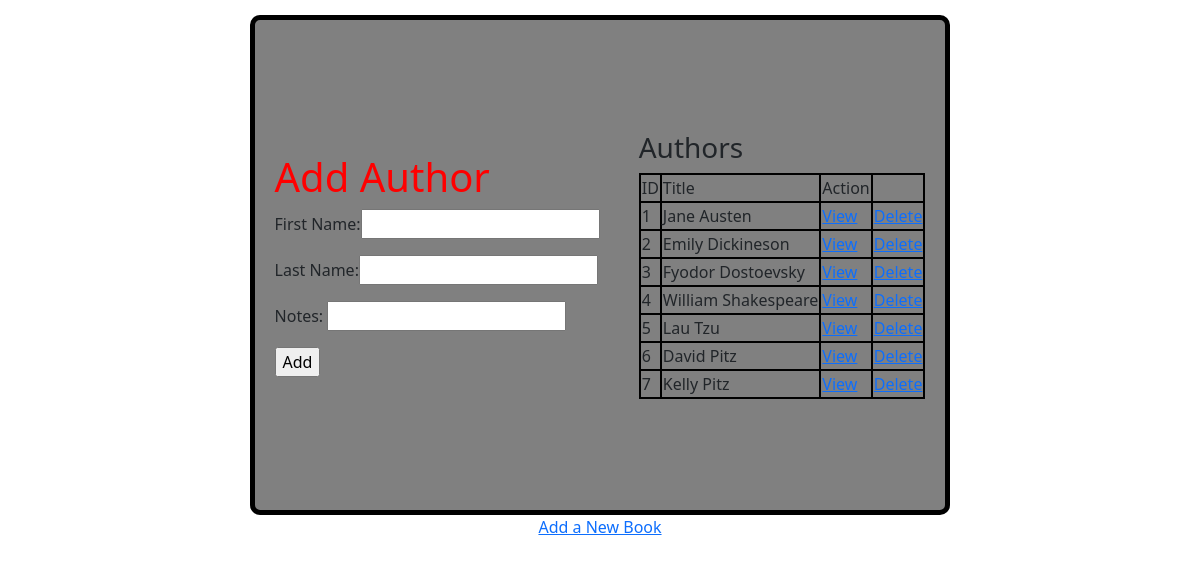
Page /author_home on the committed database.
### app/models.py (models this page shows)
class Author(models.Model):
    first_name = models.CharField(max_length=45)
    last_name = models.CharField(max_length=45)
    books = models.ManyToManyField(Book, related_name= 'authors')
    notes = models.TextField()
    created_at = models.DateTimeField(auto_now_add=True)
    updated_at = models.DateTimeField(auto_now=True)

### app/views.py (the view)
# urls.py: path('author_home', views.author_home),
def author_home(request):
    context = {
        'authors': Author.objects.all()
    }
    return render(request, 'author_home.html', context)

### app/templates/author_home.html (shortened to what this page needs)
<!DOCTYPE html>
<html lang="en">
<head>
    <link href="https://cdn.jsdelivr.net/npm/bootstrap@5.0.0-beta3/dist/css/bootstrap.min.css" rel="stylesheet">
    {% load static %}
	<link rel="stylesheet" href="{% static 'css/style.css' %}">
</head>
<body>
    <div id="container">
        <div id="add">
            <h1>Add Author</h1>
            <form action="/create_auth" method="post">
                <p>First Name:<input type="text" name='first_name'></p>
                <p>Last Name:<input type="text" name='last_name'></p>
                <p>Notes: <input type="text" name="notes"></p>
                <input type="submit" value="Add">
            </form>
        </div>
        <div id="table">
            <table>
                <thead>
                    <h3>Authors</h3>
                    <td>ID</td>
                    <td>Title</td>
                    <td>Action</td>
                    <td></td>
                </thead>
                <tbody>
                {%for author in authors%}
                    <tr>
                        <td>{{author.id}}</td>
                        <td>{{author.first_name}} {{author.last_name}}</td>
                        <td><a href="/author/{{author.id}}">View</a></td>
                        <td><a href="/delete_author/{{author.id}}">Delete</a></td>
                    </tr>
                {%endfor%}
                </tbody>
            </table>
        </div>
    </div>
    <p id ='switch'><a href="/">Add a New Book</a></p>
</body>
</html>

### app/static/css/style.css (style rules this page uses)
* { margin: auto; }
#container { background-color: gray; width: 700px; height: 500px; display: flex; justify-content: space-between; align-items: center; border-color: black; border-style: solid; border-width: 5px; border-radius: 10px; margin-top: 15px; }
h1 { color: red; }
table { border-color: black; border-style: solid; border-width: 2px; }
tr { border-color: black; border-style: solid; border-width: 2px; }
td { border-color: black; border-style: solid; border-width: 2px; }
#switch { text-align: center; }

### rows in the picture
Author: id "1", first_name "Jane", last_name "Austen"
Author: id "2", first_name "Emily", last_name "Dickineson"
Author: id "3", first_name "Fyodor", last_name "Dostoevsky"
Author: id "4", first_name "William", last_name "Shakespeare"
Author: id "5", first_name "Lau", last_name "Tzu"
Author: id "6", first_name "David", last_name "Pitz"
Author: id "7", first_name "Kelly", last_name "Pitz"
